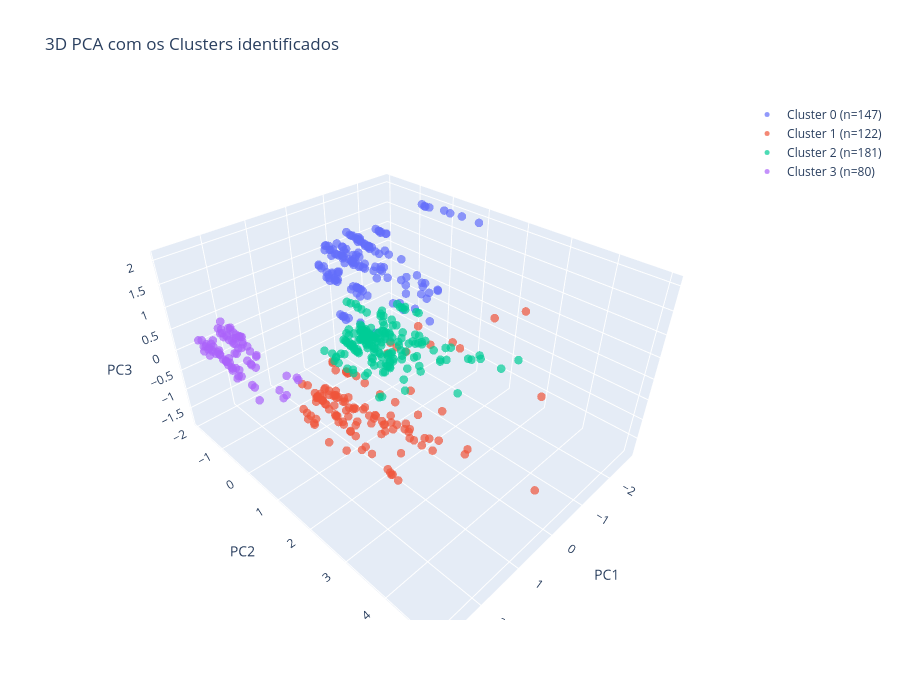

Notebook code for this chart:
### Code cell
# Create interactive 3D plot with clusters
fig = Figure()

# Color by cluster
for cluster_id in sorted(df['cluster'].unique()):
    mask = df['cluster'] == cluster_id
    count = mask.sum()
    
    fig.add_trace(Scatter3d(
        x=pc1[mask], y=pc2[mask], z=pc3[mask],
        mode='markers',
        marker=dict(
            size=5,
            opacity=0.7
        ),
        name=f'Cluster {cluster_id} (n={count})',  # ← Add count to legend
        text=[f'TSS: {val:.1f} mg/L' for val in df[target][mask]]
    ))

fig.update_layout(
    title='3D PCA com os Clusters identificados',
    scene=dict(
        xaxis_title='PC1',
        yaxis_title='PC2',
        zaxis_title='PC3'
    ),
    width=900,
    height=700
)

fig.show()
